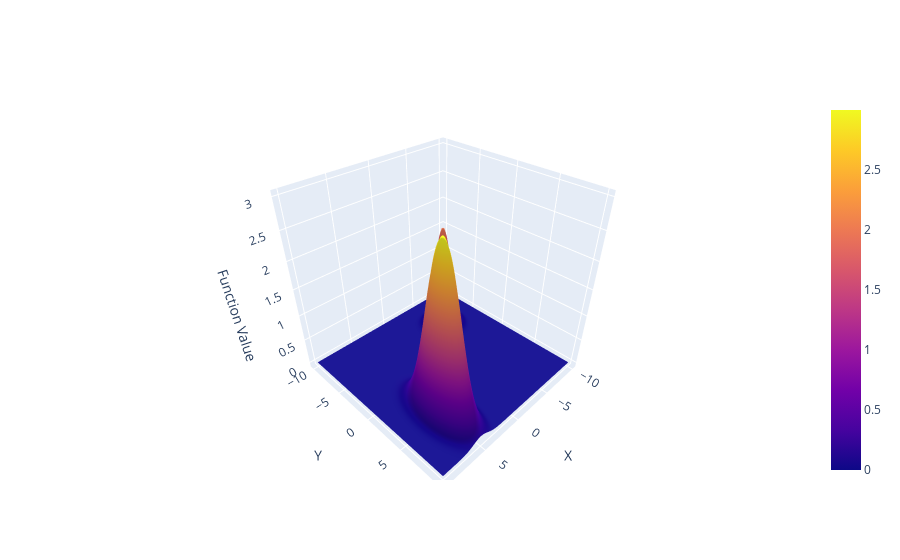

Notebook code for this chart:
### Code cell
import numpy as np
import plotly.graph_objects as go

# Define the function as the sum of two 2D normal distributions
def my_2d_function(x, y, peak1, peak2, std1, std2, height1, height2):
    
    term1 = height1 * np.exp(
        -((x - peak1[0])**2 / (2 * std1[0]**2) + (y - peak1[1])**2 / (2 * std1[1]**2))
    )
    term2 = height2 * np.exp(
        -((x - peak2[0])**2 / (2 * std2[0]**2) + (y - peak2[1])**2 / (2 * std2[1]**2))
    )
    return term1 + term2

# Create a grid of points
x = np.linspace(-10, 10, 100)
y = np.linspace(-10, 10, 100)
x, y = np.meshgrid(x, y)

# Set parameters for the function
peak1 = [-5, -5]
peak2 = [5, 5]
std1 = [1, 1]
std2 = [1, 2]
height1 = 2
height2 = 3
# Calculate function values for each point in the grid
z = my_2d_function(x, y, peak1, peak2, std1, std2, height1, height2)

# Create a 3D surface plot
fig = go.Figure()
fig.add_trace(go.Surface(z=z, x=x, y=y))
# Set axis labels
fig.update_layout(scene=dict(xaxis_title='X', yaxis_title='Y', zaxis_title='Function Value'))
# Show the plot
fig.show()

### Figure 1 — Plotly figure (JSON) as saved in the notebook; plotly's stock layout.template omitted (floating-point values rounded to 4 significant figures; data arrays with more than 128 entries replaced by an {"elided": "..."} marker saying what was removed)
{"data": [{"type": "surface", "x": {"elided": "100x100 float values"}, "y": {"elided": "100x100 float values"}, "z": {"elided": "100x100 float values"}}], "layout": {"scene": {"xaxis": {"title": {"text": "X"}}, "yaxis": {"title": {"text": "Y"}}, "zaxis": {"title": {"text": "Function Value"}}}}}
